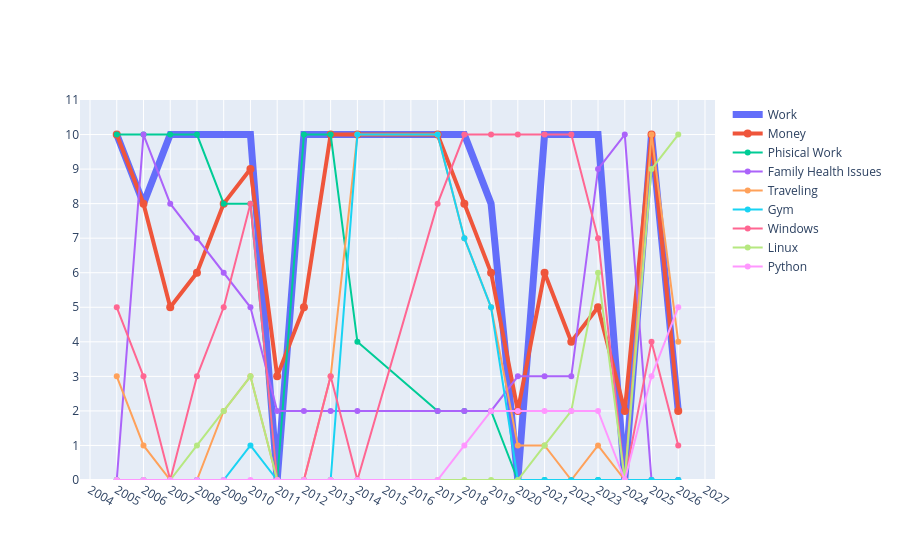

Notebook source saved alongside this figure:
### Code cell
fig = go.Figure()
fig.add_trace(go.Scatter(
    x=year,
    y=work,
    mode="lines+markers",
    line=dict(width=7),  # thinner/normal
    marker=dict(size=4),
    name="Work"
    ))
fig.add_trace(go.Scatter(
    x=year,
    y=money,
    mode="lines+markers",
    line=dict(width=4),  # thinner/normal
    marker=dict(size=8),
    name="Money"
    ))


fig.add_trace(go.Scatter(
    x = year,
    y = physical_work,
    mode = "lines+markers",
    name = "Phisical Work"
))


fig.add_trace(go.Scatter(
    x = year,
    y = family,
    mode = "lines+markers",
    name = "Family Health Issues"
))

fig.add_trace(go.Scatter(
    x = year,
    y = traveling,
    mode = "lines+markers",
    name = "Traveling"
))


fig.add_trace(go.Scatter(
    x = year,
    y = gym,
    mode = "lines+markers",
    name = "Gym"
))

fig.add_trace(go.Scatter(
    x = year,
    y = windows,
    mode = "lines+markers",
    name = "Windows"
))

fig.add_trace(go.Scatter(
    x = year,
    y = linux,
    mode = "lines+markers",
    name = "Linux"
))

fig.add_trace(go.Scatter(
    x = year,
    y = python,
    mode = "lines+markers",
    name = "Python"
))



fig.update_layout(
    yaxis=dict(type="linear", range=[0, 11], autorange=False, dtick=1),
    xaxis=dict(tickmode="linear")
)

fig.show()

### Figure 1 — Plotly figure (JSON) as saved in the notebook; plotly's stock layout.template omitted (floating-point values rounded to 4 significant figures)
{"data": [{"line": {"width": 7}, "marker": {"size": 4}, "mode": "lines+markers", "name": "Work", "type": "scatter", "x": [2005, 2006, 2007, 2008, 2009, 2010, 2011, 2012, 2013, 2014, 2017, 2018, 2019, 2020, 2021, 2022, 2023, 2024, 2025, 2026], "y": [10, 8, 10, 10, 10, 10, 0, 10, 10, 10, 10, 10, 8, 0, 10, 10, 10, 0, 10, 2]}, {"line": {"width": 4}, "marker": {"size": 8}, "mode": "lines+markers", "name": "Money", "type": "scatter", "x": [2005, 2006, 2007, 2008, 2009, 2010, 2011, 2012, 2013, 2014, 2017, 2018, 2019, 2020, 2021, 2022, 2023, 2024, 2025, 2026], "y": [10, 8, 5, 6, 8, 9, 3, 5, 10, 10, 10, 8, 6, 2, 6, 4, 5, 2, 10, 2]}, {"mode": "lines+markers", "name": "Phisical Work", "type": "scatter", "x": [2005, 2006, 2007, 2008, 2009, 2010, 2011, 2012, 2013, 2014, 2017, 2018, 2019, 2020, 2021, 2022, 2023, 2024, 2025, 2026], "y": [10, 10, 10, 10, 8, 8, 0, 10, 10, 4, 2, 2, 2, 0, 0, 0, 0, 0, 0, 0]}, {"mode": "lines+markers", "name": "Family Health Issues", "type": "scatter", "x": [2005, 2006, 2007, 2008, 2009, 2010, 2011, 2012, 2013, 2014, 2017, 2018, 2019, 2020, 2021, 2022, 2023, 2024, 2025, 2026], "y": [0, 10, 8, 7, 6, 5, 2, 2, 2, 2, 2, 2, 2, 3, 3, 3, 9, 10, 0, 0]}, {"mode": "lines+markers", "name": "Traveling", "type": "scatter", "x": [2005, 2006, 2007, 2008, 2009, 2010, 2011, 2012, 2013, 2014, 2017, 2018, 2019, 2020, 2021, 2022, 2023, 2024, 2025, 2026], "y": [3, 1, 0, 0, 2, 3, 0, 0, 3, 10, 10, 7, 5, 1, 1, 0, 1, 0, 10, 4]}, {"mode": "lines+markers", "name": "Gym", "type": "scatter", "x": [2005, 2006, 2007, 2008, 2009, 2010, 2011, 2012, 2013, 2014, 2017, 2018, 2019, 2020, 2021, 2022, 2023, 2024, 2025, 2026], "y": [0, 0, 0, 0, 0, 1, 0, 0, 0, 10, 10, 7, 5, 0, 0, 0, 0, 0, 0, 0]}, {"mode": "lines+markers", "name": "Windows", "type": "scatter", "x": [2005, 2006, 2007, 2008, 2009, 2010, 2011, 2012, 2013, 2014, 2017, 2018, 2019, 2020, 2021, 2022, 2023, 2024, 2025, 2026], "y": [5, 3, 0, 3, 5, 8, 0, 0, 3, 0, 8, 10, 10, 10, 10, 10, 7, 0, 4, 1]}, {"mode": "lines+markers", "name": "Linux", "type": "scatter", "x": [2005, 2006, 2007, 2008, 2009, 2010, 2011, 2012, 2013, 2014, 2017, 2018, 2019, 2020, 2021, 2022, 2023, 2024, 2025, 2026], "y": [0, 0, 0, 1, 2, 3, 0, 0, 0, 0, 0, 0, 0, 0, 1, 2, 6, 0, 9, 10]}, {"mode": "lines+markers", "name": "Python", "type": "scatter", "x": [2005, 2006, 2007, 2008, 2009, 2010, 2011, 2012, 2013, 2014, 2017, 2018, 2019, 2020, 2021, 2022, 2023, 2024, 2025, 2026], "y": [0, 0, 0, 0, 0, 0, 0, 0, 0, 0, 0, 1, 2, 2, 2, 2, 2, 0, 3, 5]}], "layout": {"xaxis": {"tickmode": "linear"}, "yaxis": {"autorange": false, "dtick": 1, "range": [0, 11], "type": "linear"}}}
